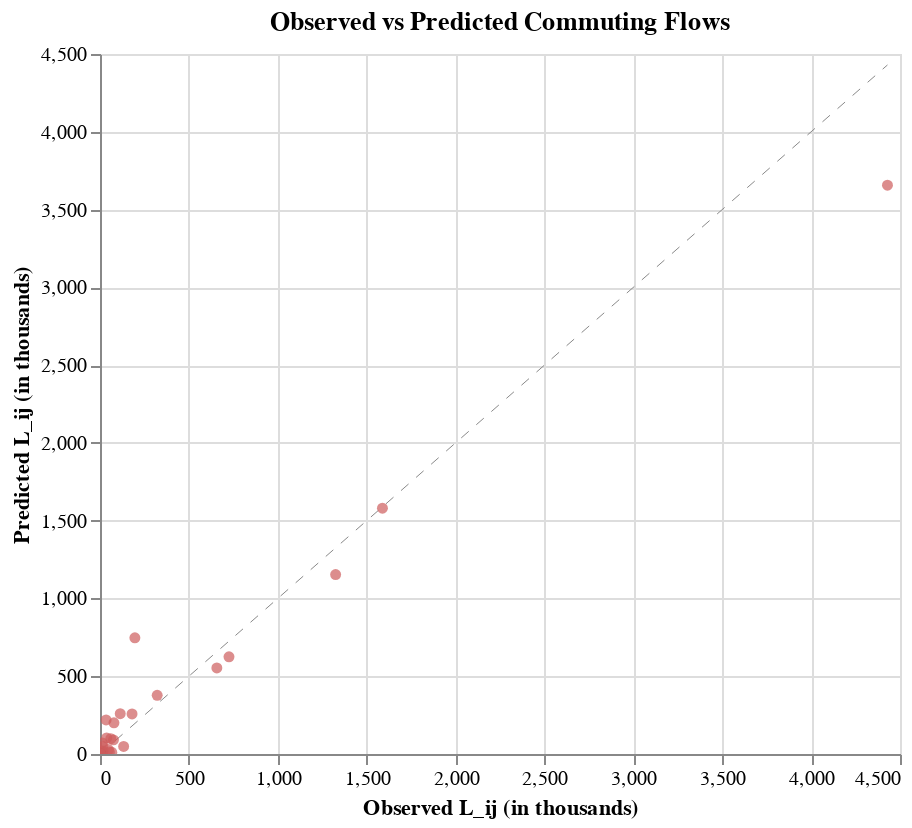

Notebook code cell kept with this figure:
### Markdown cell above
For most commuting flows, our observed $L_{ij}^{\mathrm{model}} ~= L_{ij}^{\mathrm{data}}$. 50% of our predicted commuting flows are within -55% to 131% off. Let's just move on, and keep in mind that we should always compare counterfactuals to the model's baseline predictions for $L_{\mathrm{ij, predicted baseline}}$ and $L_{\mathrm{ij, counterfactual}}$, not$L_{\mathrm{ij, data}}$ and $L_{\mathrm{ij, counterfactual}}$
Same for $N_i$, 

Once we are in structural / spatial equilibrium mode, many objects become model-implied, not data objects anymore.

### Code cell
scatter = alt.Chart(_).mark_circle(color='#CD5C5C').encode(
    x=alt.X('L_ij_data', 
            # scale=alt.Scale(type='symlog'), 
            title='Observed L_ij (in thousands)'),
    y=alt.Y('L_ij_eq', 
            # scale=alt.Scale(type='symlog'),
            title='Predicted L_ij (in thousands)'),
    tooltip=['county_i_name', 'county_j_name', 'L_ij_data', 'L_ij_eq']
).properties(
    width=400,
    height=350,
    title='Observed vs Predicted Commuting Flows'
)
# y = x line
max_val = max(_['L_ij_data'].max(), _['L_ij_eq'].max())
line = alt.Chart(pd.DataFrame({'x':[0, max_val], 'y':[0, max_val]})).mark_line(
    color='#898989', strokeDash=[5,5], strokeWidth=.5
).encode(
    x='x',
    y='y'
)
chart_obs_pred = line + scatter
# chart_obs_pred.save('output/chart_obs_pred_lin.svg')
chart_obs_pred.interactive()

### Figure 1 — Vega-Lite specification as saved in the notebook (floating-point values rounded to 4 significant figures)
{"config": {"view": {"continuousWidth": 300, "continuousHeight": 300}}, "layer": [{"data": {"name": "data-b09ba79b587e5efd68b6244f55fa082b"}, "mark": {"type": "line", "color": "#898989", "strokeDash": [5, 5], "strokeWidth": 0.5}, "encoding": {"x": {"field": "x", "type": "quantitative"}, "y": {"field": "y", "type": "quantitative"}}, "name": "view_1"}, {"data": {"name": "data-2804e2b8c079da2b8b68ee4a1e5a94f8"}, "mark": {"type": "circle", "color": "#CD5C5C"}, "encoding": {"tooltip": [{"field": "county_i_name", "type": "nominal"}, {"field": "county_j_name", "type": "nominal"}, {"field": "L_ij_data", "type": "quantitative"}, {"field": "L_ij_eq", "type": "quantitative"}], "x": {"field": "L_ij_data", "title": "Observed L_ij (in thousands)", "type": "quantitative"}, "y": {"field": "L_ij_eq", "title": "Predicted L_ij (in thousands)", "type": "quantitative"}}, "title": "Observed vs Predicted Commuting Flows"}], "height": 350, "params": [{"name": "param_1", "select": {"type": "interval", "encodings": ["x", "y"]}, "bind": "scales", "views": ["view_1"]}], "width": 400, "$schema": "https://vega.github.io/schema/vega-lite/v5.20.1.json", "datasets": {"data-b09ba79b587e5efd68b6244f55fa082b": [{"x": 0.0, "y": 0.0}, {"x": 4430.0, "y": 4430.0}], "data-2804e2b8c079da2b8b68ee4a1e5a94f8": [{"county_i": 0, "county_j": 0, "county_i_name": "Los Angeles", "county_j_name": "Los Angeles", "L_ij_data": 4430.0, "d_ij": 13.04, "H_i_2024_data": 3696.0, "H_i_2025_data": 3727.0, "N_i_2024_data": 3305.0, "N_i_2025_data": 3314.0, "L_i_data": 4742.0, "F_i_nofire": 0, "F_i_fire1": 0.01, "p_i_eq": 0.8522, "w_j_emp_data": 83.55, "w_j_county_data": 378100000.0, "L_j_data": 4526.0, "_n_firms_j_data": 572385, "w_j_emp_norm_data": 1.061, "w_j_county_norm_data": 1.061, "A_i_eq": 1.089, "U_ij_eq": 0.265, "pi_ij_joint_eq": 0.3578, "pi_ij_cond_eq": 0.771, "L_ij_eq": 3657.0}, {"county_i": 1, "county_j": 0, "county_i_name": "Orange", "county_j_name": "Los Angeles", "L_ij_data": 180.2, "d_ij": 32.57, "H_i_2024_data": 1158.0, "H_i_2025_data": 1164.0, "N_i_2024_data": 1057.0, "N_i_2025_data": 1058.0, "L_i_data": 1548.0, "F_i_nofire": 0, "F_i_fire1": 0.0, "p_i_eq": 0.8779, "w_j_emp_data": 83.55, "w_j_county_data": 378100000.0, "L_j_data": 4526.0, "_n_firms_j_data": 572385, "w_j_emp_norm_data": 1.061, "w_j_county_norm_data": 1.061, "A_i_eq": 0.02765, "U_ij_eq": -2.388, "pi_ij_joint_eq": 0.02519, "pi_ij_cond_eq": 0.1664, "L_ij_eq": 257.4}, {"county_i": 2, "county_j": 0, "county_i_name": "Riverside", "county_j_name": "Los Angeles", "L_ij_data": 53.17, "d_ij": 74.02, "H_i_2024_data": 882.4, "H_i_2025_data": 893.3, "N_i_2024_data": 835.9, "N_i_2025_data": 837.5, "L_i_data": 1016.0, "F_i_nofire": 0, "F_i_fire1": 0.0, "p_i_eq": 0.9256, "w_j_emp_data": 83.55, "w_j_county_data": 378100000.0, "L_j_data": 4526.0, "_n_firms_j_data": 572385, "w_j_emp_norm_data": 1.061, "w_j_county_norm_data": 1.061, "A_i_eq": 0.3969, "U_ij_eq": -5.388, "pi_ij_joint_eq": 0.001255, "pi_ij_cond_eq": 0.01262, "L_ij_eq": 12.83}, {"county_i": 3, "county_j": 0, "county_i_name": "San Bernardino", "county_j_name": "Los Angeles", "L_ij_data": 133.0, "d_ij": 54.62, "H_i_2024_data": 751.6, "H_i_2025_data": 758.1, "N_i_2024_data": 698.5, "N_i_2025_data": 700.8, "L_i_data": 909.4, "F_i_nofire": 0, "F_i_fire1": 0.0, "p_i_eq": 0.9006, "w_j_emp_data": 83.55, "w_j_county_data": 378100000.0, "L_j_data": 4526.0, "_n_firms_j_data": 572385, "w_j_emp_norm_data": 1.061, "w_j_county_norm_data": 1.061, "A_i_eq": 0.1551, "U_ij_eq": -4.05, "pi_ij_joint_eq": 0.004782, "pi_ij_cond_eq": 0.05374, "L_ij_eq": 48.87}, {"county_i": 4, "county_j": 0, "county_i_name": "San Diego", "county_j_name": "Los Angeles", "L_ij_data": 6.075, "d_ij": 105.4, "H_i_2024_data": 1267.0, "H_i_2025_data": 1281.0, "N_i_2024_data": 1214.0, "N_i_2025_data": 1220.0, "L_i_data": 1615.0, "F_i_nofire": 0, "F_i_fire1": 0.0, "p_i_eq": 0.9413, "w_j_emp_data": 83.55, "w_j_county_data": 378100000.0, "L_j_data": 4526.0, "_n_firms_j_data": 572385, "w_j_emp_norm_data": 1.061, "w_j_county_norm_data": 1.061, "A_i_eq": 0.3547, "U_ij_eq": -7.961, "pi_ij_joint_eq": 9.577e-05, "pi_ij_cond_eq": 0.0006059, "L_ij_eq": 0.9788}, {"county_i": 5, "county_j": 0, "county_i_name": "Ventura", "county_j_name": "Los Angeles", "L_ij_data": 66.18, "d_ij": 46.13, "H_i_2024_data": 297.9, "H_i_2025_data": 300.7, "N_i_2024_data": 272.4, "N_i_2025_data": 272.7, "L_i_data": 389.5, "F_i_nofire": 0, "F_i_fire1": 0.0, "p_i_eq": 0.88, "w_j_emp_data": 83.55, "w_j_county_data": 378100000.0, "L_j_data": 4526.0, "_n_firms_j_data": 572385, "w_j_emp_norm_data": 1.061, "w_j_county_norm_data": 1.061, "A_i_eq": -2.024, "U_ij_eq": -5.527, "pi_ij_joint_eq": 0.001092, "pi_ij_cond_eq": 0.02866, "L_ij_eq": 11.16}, {"county_i": 0, "county_j": 1, "county_i_name": "Los Angeles", "county_j_name": "Orange", "L_ij_data": 196.2, "d_ij": 32.57, "H_i_2024_data": 3696.0, "H_i_2025_data": 3727.0, "N_i_2024_data": 3305.0, "N_i_2025_data": 3314.0, "L_i_data": 4742.0, "F_i_nofire": 0, "F_i_fire1": 0.01, "p_i_eq": 0.8522, "w_j_emp_data": 81.4, "w_j_county_data": 135200000.0, "L_j_data": 1661.0, "_n_firms_j_data": 148394, "w_j_emp_norm_data": 1.034, "w_j_county_norm_data": 1.034, "A_i_eq": 1.089, "U_ij_eq": -1.323, "pi_ij_joint_eq": 0.07308, "pi_ij_cond_eq": 0.1575, "L_ij_eq": 746.9}, {"county_i": 1, "county_j": 1, "county_i_name": "Orange", "county_j_name": "Orange", "L_ij_data": 1325.0, "d_ij": 13.5, "H_i_2024_data": 1158.0, "H_i_2025_data": 1164.0, "N_i_2024_data": 1057.0, "N_i_2025_data": 1058.0, "L_i_data": 1548.0, "F_i_nofire": 0, "F_i_fire1": 0.0, "p_i_eq": 0.8779, "w_j_emp_data": 81.4, "w_j_county_data": 135200000.0, "L_j_data": 1661.0, "_n_firms_j_data": 148394, "w_j_emp_norm_data": 1.034, "w_j_county_norm_data": 1.034, "A_i_eq": 0.02765, "U_ij_eq": -0.8888, "pi_ij_joint_eq": 0.1129, "pi_ij_cond_eq": 0.7453, "L_ij_eq": 1153.0}, {"county_i": 2, "county_j": 1, "county_i_name": "Riverside", "county_j_name": "Orange", "L_ij_data": 75.86, "d_ij": 49.21, "H_i_2024_data": 882.4, "H_i_2025_data": 893.3, "N_i_2024_data": 835.9, "N_i_2025_data": 837.5, "L_i_data": 1016.0, "F_i_nofire": 0, "F_i_fire1": 0.0, "p_i_eq": 0.9256, "w_j_emp_data": 81.4, "w_j_county_data": 135200000.0, "L_j_data": 1661.0, "_n_firms_j_data": 148394, "w_j_emp_norm_data": 1.034, "w_j_county_norm_data": 1.034, "A_i_eq": 0.3969, "U_ij_eq": -3.43, "pi_ij_joint_eq": 0.008894, "pi_ij_cond_eq": 0.08945, "L_ij_eq": 90.9}, {"county_i": 3, "county_j": 1, "county_i_name": "San Bernardino", "county_j_name": "Orange", "L_ij_data": 37.33, "d_ij": 44.95, "H_i_2024_data": 751.6, "H_i_2025_data": 758.1, "N_i_2024_data": 698.5, "N_i_2025_data": 700.8, "L_i_data": 909.4, "F_i_nofire": 0, "F_i_fire1": 0.0, "p_i_eq": 0.9006, "w_j_emp_data": 81.4, "w_j_county_data": 135200000.0, "L_j_data": 1661.0, "_n_firms_j_data": 148394, "w_j_emp_norm_data": 1.034, "w_j_county_norm_data": 1.034, "A_i_eq": 0.1551, "U_ij_eq": -3.303, "pi_ij_joint_eq": 0.01009, "pi_ij_cond_eq": 0.1134, "L_ij_eq": 103.1}, {"county_i": 4, "county_j": 1, "county_i_name": "San Diego", "county_j_name": "Orange", "L_ij_data": 12.12, "d_ij": 73.08, "H_i_2024_data": 1267.0, "H_i_2025_data": 1281.0, "N_i_2024_data": 1214.0, "N_i_2025_data": 1220.0, "L_i_data": 1615.0, "F_i_nofire": 0, "F_i_fire1": 0.0, "p_i_eq": 0.9413, "w_j_emp_data": 81.4, "w_j_county_data": 135200000.0, "L_j_data": 1661.0, "_n_firms_j_data": 148394, "w_j_emp_norm_data": 1.034, "w_j_county_norm_data": 1.034, "A_i_eq": 0.3547, "U_ij_eq": -5.398, "pi_ij_joint_eq": 0.001242, "pi_ij_cond_eq": 0.007859, "L_ij_eq": 12.7}, {"county_i": 5, "county_j": 1, "county_i_name": "Ventura", "county_j_name": "Orange", "L_ij_data": 0.576, "d_ij": 76.0, "H_i_2024_data": 297.9, "H_i_2025_data": 300.7, "N_i_2024_data": 272.4, "N_i_2025_data": 272.7, "L_i_data": 389.5, "F_i_nofire": 0, "F_i_fire1": 0.0, "p_i_eq": 0.88, "w_j_emp_data": 81.4, "w_j_county_data": 135200000.0, "L_j_data": 1661.0, "_n_firms_j_data": 148394, "w_j_emp_norm_data": 1.034, "w_j_county_norm_data": 1.034, "A_i_eq": -2.024, "U_ij_eq": -7.942, "pi_ij_joint_eq": 9.756e-05, "pi_ij_cond_eq": 0.00256, "L_ij_eq": 0.9971}, {"county_i": 0, "county_j": 2, "county_i_name": "Los Angeles", "county_j_name": "Riverside", "L_ij_data": 16.79, "d_ij": 74.02, "H_i_2024_data": 3696.0, "H_i_2025_data": 3727.0, "N_i_2024_data": 3305.0, "N_i_2025_data": 3314.0, "L_i_data": 4742.0, "F_i_nofire": 0, "F_i_fire1": 0.01, "p_i_eq": 0.8522, "w_j_emp_data": 59.73, "w_j_county_data": 50200000.0, "L_j_data": 840.4, "_n_firms_j_data": 86446, "w_j_emp_norm_data": 0.7587, "w_j_county_norm_data": 0.7587, "A_i_eq": 1.089, "U_ij_eq": -4.948, "pi_ij_joint_eq": 0.001947, "pi_ij_cond_eq": 0.004197, "L_ij_eq": 19.9}, {"county_i": 1, "county_j": 2, "county_i_name": "Orange", "county_j_name": "Riverside", "L_ij_data": 16.21, "d_ij": 49.21, "H_i_2024_data": 1158.0, "H_i_2025_data": 1164.0, "N_i_2024_data": 1057.0, "N_i_2025_data": 1058.0, "L_i_data": 1548.0, "F_i_nofire": 0, "F_i_fire1": 0.0, "p_i_eq": 0.8779, "w_j_emp_data": 59.73, "w_j_county_data": 50200000.0, "L_j_data": 840.4, "_n_firms_j_data": 86446, "w_j_emp_norm_data": 0.7587, "w_j_county_norm_data": 0.7587, "A_i_eq": 0.02765, "U_ij_eq": -4.055, "pi_ij_joint_eq": 0.004757, "pi_ij_cond_eq": 0.03141, "L_ij_eq": 48.62}, {"county_i": 2, "county_j": 2, "county_i_name": "Riverside", "county_j_name": "Riverside", "L_ij_data": 725.5, "d_ij": 21.25, "H_i_2024_data": 882.4, "H_i_2025_data": 893.3, "N_i_2024_data": 835.9, "N_i_2025_data": 837.5, "L_i_data": 1016.0, "F_i_nofire": 0, "F_i_fire1": 0.0, "p_i_eq": 0.9256, "w_j_emp_data": 59.73, "w_j_county_data": 50200000.0, "L_j_data": 840.4, "_n_firms_j_data": 86446, "w_j_emp_norm_data": 0.7587, "w_j_county_norm_data": 0.7587, "A_i_eq": 0.3969, "U_ij_eq": -1.502, "pi_ij_joint_eq": 0.06112, "pi_ij_cond_eq": 0.6147, "L_ij_eq": 624.7}, {"county_i": 3, "county_j": 2, "county_i_name": "San Bernardino", "county_j_name": "Riverside", "L_ij_data": 78.51, "d_ij": 32.79, "H_i_2024_data": 751.6, "H_i_2025_data": 758.1, "N_i_2024_data": 698.5, "N_i_2025_data": 700.8, "L_i_data": 909.4, "F_i_nofire": 0, "F_i_fire1": 0.0, "p_i_eq": 0.9006, "w_j_emp_data": 59.73, "w_j_county_data": 50200000.0, "L_j_data": 840.4, "_n_firms_j_data": 86446, "w_j_emp_norm_data": 0.7587, "w_j_county_norm_data": 0.7587, "A_i_eq": 0.1551, "U_ij_eq": -2.639, "pi_ij_joint_eq": 0.0196, "pi_ij_cond_eq": 0.2203, "L_ij_eq": 200.3}, {"county_i": 4, "county_j": 2, "county_i_name": "San Diego", "county_j_name": "Riverside", "L_ij_data": 6.989, "d_ij": 64.01, "H_i_2024_data": 1267.0, "H_i_2025_data": 1281.0, "N_i_2024_data": 1214.0, "N_i_2025_data": 1220.0, "L_i_data": 1615.0, "F_i_nofire": 0, "F_i_fire1": 0.0, "p_i_eq": 0.9413, "w_j_emp_data": 59.73, "w_j_county_data": 50200000.0, "L_j_data": 840.4, "_n_firms_j_data": 86446, "w_j_emp_norm_data": 0.7587, "w_j_county_norm_data": 0.7587, "A_i_eq": 0.3547, "U_ij_eq": -4.982, "pi_ij_joint_eq": 0.001883, "pi_ij_cond_eq": 0.01191, "L_ij_eq": 19.24}, {"county_i": 5, "county_j": 2, "county_i_name": "Ventura", "county_j_name": "Riverside", "L_ij_data": 0.177, "d_ij": 120.1, "H_i_2024_data": 297.9, "H_i_2025_data": 300.7, "N_i_2024_data": 272.4, "N_i_2025_data": 272.7, "L_i_data": 389.5, "F_i_nofire": 0, "F_i_fire1": 0.0, "p_i_eq": 0.88, "w_j_emp_data": 59.73, "w_j_county_data": 50200000.0, "L_j_data": 840.4, "_n_firms_j_data": 86446, "w_j_emp_norm_data": 0.7587, "w_j_county_norm_data": 0.7587, "A_i_eq": -2.024, "U_ij_eq": -11.78, "pi_ij_joint_eq": 2.094e-06, "pi_ij_cond_eq": 5.495e-05, "L_ij_eq": 0.02141}, {"county_i": 0, "county_j": 3, "county_i_name": "Los Angeles", "county_j_name": "San Bernardino", "L_ij_data": 60.78, "d_ij": 54.62, "H_i_2024_data": 3696.0, "H_i_2025_data": 3727.0, "N_i_2024_data": 3305.0, "N_i_2025_data": 3314.0, "L_i_data": 4742.0, "F_i_nofire": 0, "F_i_fire1": 0.01, "p_i_eq": 0.8522, "w_j_emp_data": 62.37, "w_j_county_data": 52760000.0, "L_j_data": 845.9, "_n_firms_j_data": 77170, "w_j_emp_norm_data": 0.7921, "w_j_county_norm_data": 0.7921, "A_i_eq": 1.089, "U_ij_eq": -3.353, "pi_ij_joint_eq": 0.009599, "pi_ij_cond_eq": 0.02069, "L_ij_eq": 98.1}, {"county_i": 1, "county_j": 3, "county_i_name": "Orange", "county_j_name": "San Bernardino", "L_ij_data": 12.93, "d_ij": 44.95, "H_i_2024_data": 1158.0, "H_i_2025_data": 1164.0, "N_i_2024_data": 1057.0, "N_i_2025_data": 1058.0, "L_i_data": 1548.0, "F_i_nofire": 0, "F_i_fire1": 0.0, "p_i_eq": 0.8779, "w_j_emp_data": 62.37, "w_j_county_data": 52760000.0, "L_j_data": 845.9, "_n_firms_j_data": 77170, "w_j_emp_norm_data": 0.7921, "w_j_county_norm_data": 0.7921, "A_i_eq": 0.02765, "U_ij_eq": -3.671, "pi_ij_joint_eq": 0.006983, "pi_ij_cond_eq": 0.04612, "L_ij_eq": 71.37}, {"county_i": 2, "county_j": 3, "county_i_name": "Riverside", "county_j_name": "San Bernardino", "L_ij_data": 113.7, "d_ij": 32.79, "H_i_2024_data": 882.4, "H_i_2025_data": 893.3, "N_i_2024_data": 835.9, "N_i_2025_data": 837.5, "L_i_data": 1016.0, "F_i_nofire": 0, "F_i_fire1": 0.0, "p_i_eq": 0.9256, "w_j_emp_data": 62.37, "w_j_county_data": 52760000.0, "L_j_data": 845.9, "_n_firms_j_data": 77170, "w_j_emp_norm_data": 0.7921, "w_j_county_norm_data": 0.7921, "A_i_eq": 0.3969, "U_ij_eq": -2.382, "pi_ij_joint_eq": 0.02536, "pi_ij_cond_eq": 0.2551, "L_ij_eq": 259.2}, {"county_i": 3, "county_j": 3, "county_i_name": "San Bernardino", "county_j_name": "San Bernardino", "L_ij_data": 657.2, "d_ij": 20.62, "H_i_2024_data": 751.6, "H_i_2025_data": 758.1, "N_i_2024_data": 698.5, "N_i_2025_data": 700.8, "L_i_data": 909.4, "F_i_nofire": 0, "F_i_fire1": 0.0, "p_i_eq": 0.9006, "w_j_emp_data": 62.37, "w_j_county_data": 52760000.0, "L_j_data": 845.9, "_n_firms_j_data": 77170, "w_j_emp_norm_data": 0.7921, "w_j_county_norm_data": 0.7921, "A_i_eq": 0.1551, "U_ij_eq": -1.623, "pi_ij_joint_eq": 0.05414, "pi_ij_cond_eq": 0.6085, "L_ij_eq": 553.4}, {"county_i": 4, "county_j": 3, "county_i_name": "San Diego", "county_j_name": "San Bernardino", "L_ij_data": 1.209, "d_ij": 92.09, "H_i_2024_data": 1267.0, "H_i_2025_data": 1281.0, "N_i_2024_data": 1214.0, "N_i_2025_data": 1220.0, "L_i_data": 1615.0, "F_i_nofire": 0, "F_i_fire1": 0.0, "p_i_eq": 0.9413, "w_j_emp_data": 62.37, "w_j_county_data": 52760000.0, "L_j_data": 845.9, "_n_firms_j_data": 77170, "w_j_emp_norm_data": 0.7921, "w_j_county_norm_data": 0.7921, "A_i_eq": 0.3547, "U_ij_eq": -7.185, "pi_ij_joint_eq": 0.0002081, "pi_ij_cond_eq": 0.001316, "L_ij_eq": 2.126}, {"county_i": 5, "county_j": 3, "county_i_name": "Ventura", "county_j_name": "San Bernardino", "L_ij_data": 0.586, "d_ij": 98.42, "H_i_2024_data": 297.9, "H_i_2025_data": 300.7, "N_i_2024_data": 272.4, "N_i_2025_data": 272.7, "L_i_data": 389.5, "F_i_nofire": 0, "F_i_fire1": 0.0, "p_i_eq": 0.88, "w_j_emp_data": 62.37, "w_j_county_data": 52760000.0, "L_j_data": 845.9, "_n_firms_j_data": 77170, "w_j_emp_norm_data": 0.7921, "w_j_county_norm_data": 0.7921, "A_i_eq": -2.024, "U_ij_eq": -10.0, "pi_ij_joint_eq": 1.243e-05, "pi_ij_cond_eq": 0.0003262, "L_ij_eq": 0.1271}, {"county_i": 0, "county_j": 4, "county_i_name": "Los Angeles", "county_j_name": "San Diego", "L_ij_data": 4.724, "d_ij": 105.4, "H_i_2024_data": 3696.0, "H_i_2025_data": 3727.0, "N_i_2024_data": 3305.0, "N_i_2025_data": 3314.0, "L_i_data": 4742.0, "F_i_nofire": 0, "F_i_fire1": 0.01, "p_i_eq": 0.8522, "w_j_emp_data": 82.85, "w_j_county_data": 127300000.0, "L_j_data": 1537.0, "_n_firms_j_data": 133031, "w_j_emp_norm_data": 1.052, "w_j_county_norm_data": 1.052, "A_i_eq": 1.089, "U_ij_eq": -7.135, "pi_ij_joint_eq": 0.0002186, "pi_ij_cond_eq": 0.0004712, "L_ij_eq": 2.235}, {"county_i": 1, "county_j": 4, "county_i_name": "Orange", "county_j_name": "San Diego", "L_ij_data": 12.09, "d_ij": 73.08, "H_i_2024_data": 1158.0, "H_i_2025_data": 1164.0, "N_i_2024_data": 1057.0, "N_i_2025_data": 1058.0, "L_i_data": 1548.0, "F_i_nofire": 0, "F_i_fire1": 0.0, "p_i_eq": 0.8779, "w_j_emp_data": 82.85, "w_j_county_data": 127300000.0, "L_j_data": 1537.0, "_n_firms_j_data": 133031, "w_j_emp_norm_data": 1.052, "w_j_county_norm_data": 1.052, "A_i_eq": 0.02765, "U_ij_eq": -5.638, "pi_ij_joint_eq": 0.0009775, "pi_ij_cond_eq": 0.006456, "L_ij_eq": 9.991}, {"county_i": 2, "county_j": 4, "county_i_name": "Riverside", "county_j_name": "San Diego", "L_ij_data": 47.07, "d_ij": 64.01, "H_i_2024_data": 882.4, "H_i_2025_data": 893.3, "N_i_2024_data": 835.9, "N_i_2025_data": 837.5, "L_i_data": 1016.0, "F_i_nofire": 0, "F_i_fire1": 0.0, "p_i_eq": 0.9256, "w_j_emp_data": 82.85, "w_j_county_data": 127300000.0, "L_j_data": 1537.0, "_n_firms_j_data": 133031, "w_j_emp_norm_data": 1.052, "w_j_county_norm_data": 1.052, "A_i_eq": 0.3969, "U_ij_eq": -4.596, "pi_ij_joint_eq": 0.002771, "pi_ij_cond_eq": 0.02787, "L_ij_eq": 28.32}, {"county_i": 3, "county_j": 4, "county_i_name": "San Bernardino", "county_j_name": "San Diego", "L_ij_data": 2.796, "d_ij": 92.09, "H_i_2024_data": 751.6, "H_i_2025_data": 758.1, "N_i_2024_data": 698.5, "N_i_2025_data": 700.8, "L_i_data": 909.4, "F_i_nofire": 0, "F_i_fire1": 0.0, "p_i_eq": 0.9006, "w_j_emp_data": 82.85, "w_j_county_data": 127300000.0, "L_j_data": 1537.0, "_n_firms_j_data": 133031, "w_j_emp_norm_data": 1.052, "w_j_county_norm_data": 1.052, "A_i_eq": 0.1551, "U_ij_eq": -7.056, "pi_ij_joint_eq": 0.0002366, "pi_ij_cond_eq": 0.002659, "L_ij_eq": 2.418}, {"county_i": 4, "county_j": 4, "county_i_name": "San Diego", "county_j_name": "San Diego", "L_ij_data": 1589.0, "d_ij": 13.0, "H_i_2024_data": 1267.0, "H_i_2025_data": 1281.0, "N_i_2024_data": 1214.0, "N_i_2025_data": 1220.0, "L_i_data": 1615.0, "F_i_nofire": 0, "F_i_fire1": 0.0, "p_i_eq": 0.9413, "w_j_emp_data": 82.85, "w_j_county_data": 127300000.0, "L_j_data": 1537.0, "_n_firms_j_data": 133031, "w_j_emp_norm_data": 1.052, "w_j_county_norm_data": 1.052, "A_i_eq": 0.3547, "U_ij_eq": -0.5738, "pi_ij_joint_eq": 0.1546, "pi_ij_cond_eq": 0.9783, "L_ij_eq": 1580.0}, {"county_i": 5, "county_j": 4, "county_i_name": "Ventura", "county_j_name": "San Diego", "L_ij_data": 0.333, "d_ij": 145.3, "H_i_2024_data": 297.9, "H_i_2025_data": 300.7, "N_i_2024_data": 272.4, "N_i_2025_data": 272.7, "L_i_data": 389.5, "F_i_nofire": 0, "F_i_fire1": 0.0, "p_i_eq": 0.88, "w_j_emp_data": 82.85, "w_j_county_data": 127300000.0, "L_j_data": 1537.0, "_n_firms_j_data": 133031, "w_j_emp_norm_data": 1.052, "w_j_county_norm_data": 1.052, "A_i_eq": -2.024, "U_ij_eq": -13.47, "pi_ij_joint_eq": 3.883e-07, "pi_ij_cond_eq": 1.019e-05, "L_ij_eq": 0.003968}, {"county_i": 0, "county_j": 5, "county_i_name": "Los Angeles", "county_j_name": "Ventura", "L_ij_data": 34.3, "d_ij": 46.13, "H_i_2024_data": 3696.0, "H_i_2025_data": 3727.0, "N_i_2024_data": 3305.0, "N_i_2025_data": 3314.0, "L_i_data": 4742.0, "F_i_nofire": 0, "F_i_fire1": 0.01, "p_i_eq": 0.8522, "w_j_emp_data": 70.49, "w_j_county_data": 23700000.0, "L_j_data": 336.3, "_n_firms_j_data": 31435, "w_j_emp_norm_data": 0.8953, "w_j_county_norm_data": 0.8953, "A_i_eq": 1.089, "U_ij_eq": -2.552, "pi_ij_joint_eq": 0.02139, "pi_ij_cond_eq": 0.0461, "L_ij_eq": 218.6}, {"county_i": 1, "county_j": 5, "county_i_name": "Orange", "county_j_name": "Ventura", "L_ij_data": 0.605, "d_ij": 76.0, "H_i_2024_data": 1158.0, "H_i_2025_data": 1164.0, "N_i_2024_data": 1057.0, "N_i_2025_data": 1058.0, "L_i_data": 1548.0, "F_i_nofire": 0, "F_i_fire1": 0.0, "p_i_eq": 0.8779, "w_j_emp_data": 70.49, "w_j_county_data": 23700000.0, "L_j_data": 336.3, "_n_firms_j_data": 31435, "w_j_emp_norm_data": 0.8953, "w_j_county_norm_data": 0.8953, "A_i_eq": 0.02765, "U_ij_eq": -6.032, "pi_ij_joint_eq": 0.0006586, "pi_ij_cond_eq": 0.00435, "L_ij_eq": 6.731}, {"county_i": 2, "county_j": 5, "county_i_name": "Riverside", "county_j_name": "Ventura", "L_ij_data": 0.824, "d_ij": 120.1, "H_i_2024_data": 882.4, "H_i_2025_data": 893.3, "N_i_2024_data": 835.9, "N_i_2025_data": 837.5, "L_i_data": 1016.0, "F_i_nofire": 0, "F_i_fire1": 0.0, "p_i_eq": 0.9256, "w_j_emp_data": 70.49, "w_j_county_data": 23700000.0, "L_j_data": 336.3, "_n_firms_j_data": 31435, "w_j_emp_norm_data": 0.8953, "w_j_county_norm_data": 0.8953, "A_i_eq": 0.3969, "U_ij_eq": -9.248, "pi_ij_joint_eq": 2.644e-05, "pi_ij_cond_eq": 0.0002659, "L_ij_eq": 0.2702}, {"county_i": 3, "county_j": 5, "county_i_name": "San Bernardino", "county_j_name": "Ventura", "L_ij_data": 0.512, "d_ij": 98.42, "H_i_2024_data": 751.6, "H_i_2025_data": 758.1, "N_i_2024_data": 698.5, "N_i_2025_data": 700.8, "L_i_data": 909.4, "F_i_nofire": 0, "F_i_fire1": 0.0, "p_i_eq": 0.9006, "w_j_emp_data": 70.49, "w_j_county_data": 23700000.0, "L_j_data": 336.3, "_n_firms_j_data": 31435, "w_j_emp_norm_data": 0.8953, "w_j_county_norm_data": 0.8953, "A_i_eq": 0.1551, "U_ij_eq": -7.724, "pi_ij_joint_eq": 0.0001213, "pi_ij_cond_eq": 0.001363, "L_ij_eq": 1.24}, {"county_i": 4, "county_j": 5, "county_i_name": "San Diego", "county_j_name": "Ventura", "L_ij_data": 0.295, "d_ij": 145.3, "H_i_2024_data": 1267.0, "H_i_2025_data": 1281.0, "N_i_2024_data": 1214.0, "N_i_2025_data": 1220.0, "L_i_data": 1615.0, "F_i_nofire": 0, "F_i_fire1": 0.0, "p_i_eq": 0.9413, "w_j_emp_data": 70.49, "w_j_county_data": 23700000.0, "L_j_data": 336.3, "_n_firms_j_data": 31435, "w_j_emp_norm_data": 0.8953, "w_j_county_norm_data": 0.8953, "A_i_eq": 0.3547, "U_ij_eq": -11.32, "pi_ij_joint_eq": 3.331e-06, "pi_ij_cond_eq": 2.107e-05, "L_ij_eq": 0.03404}, {"county_i": 5, "county_j": 5, "county_i_name": "Ventura", "county_j_name": "Ventura", "L_ij_data": 321.7, "d_ij": 0.0, "H_i_2024_data": 297.9, "H_i_2025_data": 300.7, "N_i_2024_data": 272.4, "N_i_2025_data": 272.7, "L_i_data": 389.5, "F_i_nofire": 0, "F_i_fire1": 0.0, "p_i_eq": 0.88, "w_j_emp_data": 70.49, "w_j_county_data": 23700000.0, "L_j_data": 336.3, "_n_firms_j_data": 31435, "w_j_emp_norm_data": 0.8953, "w_j_county_norm_data": 0.8953, "A_i_eq": -2.024, "U_ij_eq": -2.006, "pi_ij_joint_eq": 0.03691, "pi_ij_cond_eq": 0.9684, "L_ij_eq": 377.2}]}}
